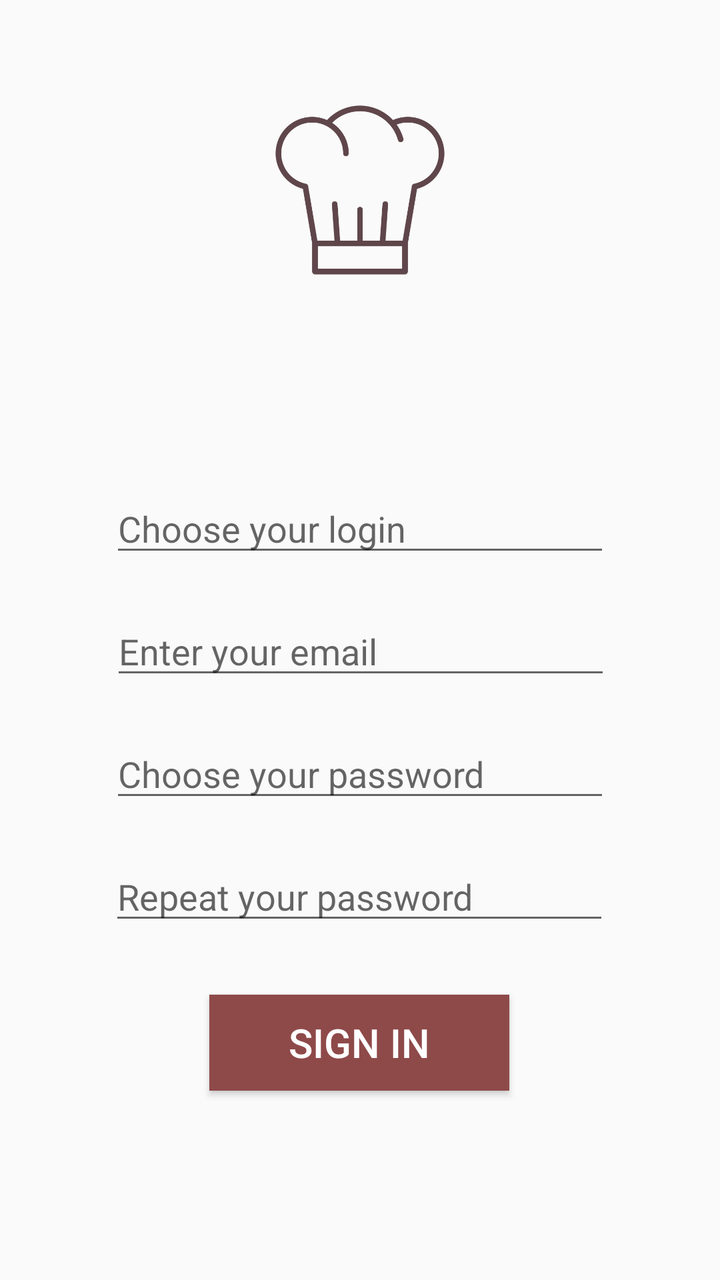
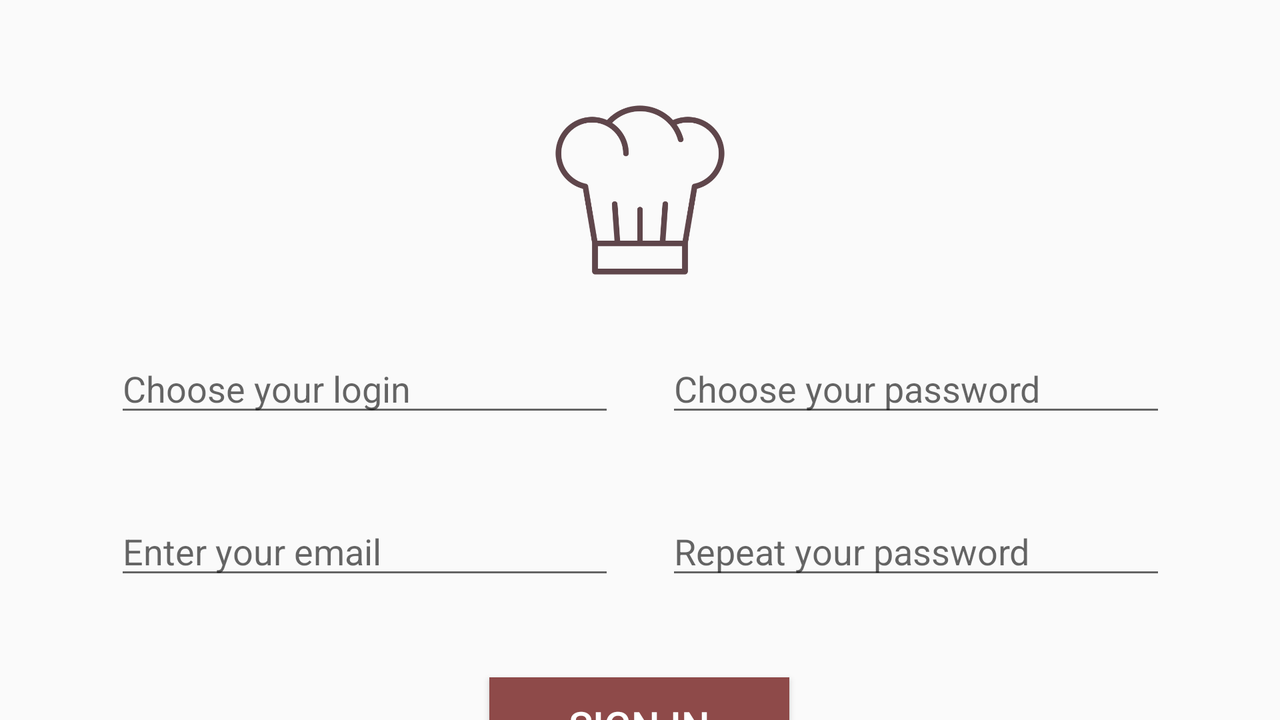

First picture: res/layout/ on a phone held upright. Second picture: the repository's own variant of that layout, on a device whose configuration matches the variant's folder. Source for both follows.
<!-- AndroidManifest.xml: application theme AppTheme -->
<!-- res/layout/sign_up_fragment.xml -->
<?xml version="1.0" encoding="utf-8"?>
<androidx.constraintlayout.widget.ConstraintLayout xmlns:android="http://schemas.android.com/apk/res/android"
    xmlns:app="http://schemas.android.com/apk/res-auto"
    xmlns:tools="http://schemas.android.com/tools"
    android:layout_width="match_parent"
    android:layout_height="match_parent"
    tools:context=".LoginActivity">

    <ImageView
        android:id="@+id/logo"
        android:layout_width="90dp"
        android:layout_height="90dp"
        android:layout_marginTop="50dp"
        app:layout_constraintEnd_toEndOf="parent"
        app:layout_constraintHorizontal_bias="0.5"
        app:layout_constraintStart_toStartOf="parent"
        app:layout_constraintTop_toTopOf="parent"
        app:srcCompat="@drawable/recipe"
        android:contentDescription="@string/logo" />

    <EditText
        android:id="@+id/login"
        android:inputType="text"
        android:layout_width="250dp"
        android:layout_height="wrap_content"
        android:layout_marginTop="242dp"
        android:hint="@string/choose_your_login"
        app:layout_constraintEnd_toEndOf="parent"
        app:layout_constraintHorizontal_bias="0.5"
        app:layout_constraintStart_toStartOf="parent"
        app:layout_constraintTop_toTopOf="parent" />

    <EditText
        android:id="@+id/email"
        android:layout_width="250dp"
        android:layout_height="wrap_content"
        android:layout_marginTop="20dp"
        android:hint="@string/enter_your_email"
        android:inputType="textEmailAddress"
        app:layout_constraintEnd_toEndOf="parent"
        app:layout_constraintHorizontal_bias="0.503"
        app:layout_constraintStart_toStartOf="parent"
        app:layout_constraintTop_toBottomOf="@+id/login" />

    <EditText
        android:id="@+id/password"
        android:layout_width="250dp"
        android:layout_height="wrap_content"
        android:layout_marginTop="20dp"
        android:hint="@string/choose_your_password"
        android:inputType="textPassword"
        app:layout_constraintEnd_toEndOf="parent"
        app:layout_constraintHorizontal_bias="0.5"
        app:layout_constraintStart_toStartOf="parent"
        app:layout_constraintTop_toBottomOf="@+id/email" />

    <EditText
        android:id="@+id/passwordRepeat"
        android:layout_width="250dp"
        android:layout_height="wrap_content"
        android:layout_marginTop="20dp"
        android:hint="@string/repeat_your_password"
        android:inputType="textPassword"
        app:layout_constraintEnd_toEndOf="parent"
        app:layout_constraintHorizontal_bias="0.496"
        app:layout_constraintStart_toStartOf="parent"
        app:layout_constraintTop_toBottomOf="@+id/password" />

    <Button
        android:id="@+id/signUpButton"
        style="@style/ButtonStyle"
        android:layout_width="150dp"
        android:layout_height="wrap_content"
        android:layout_marginTop="30dp"
        android:background="@color/colorAccent"
        android:text="@string/sign_in"
        app:layout_constraintEnd_toEndOf="parent"
        app:layout_constraintHorizontal_bias="0.498"
        app:layout_constraintStart_toStartOf="parent"
        app:layout_constraintTop_toBottomOf="@+id/passwordRepeat" />
</androidx.constraintlayout.widget.ConstraintLayout>
<!-- resources referenced by this layout -->
<resources>
  <color name="colorAccent">#8e4a49</color>
  <!-- drawable recipe: png bitmap (drawable, 21212 bytes) -->
  <string name="choose_your_login">Choose your login</string>
  <string name="choose_your_password">Choose your password</string>
  <string name="enter_your_email">Enter your email</string>
  <string name="logo">Logo</string>
  <string name="repeat_your_password">Repeat your password</string>
  <string name="sign_in">Sign In</string>
  <style name="ButtonStyle">
          <item name="android:background">@color/colorAccent</item>
          <item name="android:textColor">@color/white</item>
          <item name="android:textSize">20sp</item>
      </style>
  <style name="AppTheme" parent="Theme.AppCompat.Light.DarkActionBar">
          
          <item name="colorPrimary">@color/colorPrimary</item>
          <item name="colorPrimaryDark">@color/colorPrimaryDark</item>
          <item name="colorAccent">@color/colorAccent</item>
      </style>
  <color name="white">#ffffff</color>
  <color name="colorPrimary">#7daa92</color>
  <color name="colorPrimaryDark">#5f464b</color>
</resources>
<!-- res/layout-land/sign_up_fragment.xml (the repository's variant of the layout above) -->
<!-- drawn on the phone turned sideways -->
<?xml version="1.0" encoding="utf-8"?>
<androidx.constraintlayout.widget.ConstraintLayout xmlns:android="http://schemas.android.com/apk/res/android"
    xmlns:app="http://schemas.android.com/apk/res-auto"
    xmlns:tools="http://schemas.android.com/tools"
    android:layout_width="match_parent"
    android:layout_height="match_parent"
    tools:context=".login.LoginActivity">

    <ImageView
        android:id="@+id/logo"
        android:layout_width="90dp"
        android:layout_height="90dp"
        android:layout_marginTop="50dp"
        app:layout_constraintEnd_toEndOf="parent"
        app:layout_constraintHorizontal_bias="0.5"
        app:layout_constraintStart_toStartOf="parent"
        app:layout_constraintTop_toTopOf="parent"
        app:srcCompat="@drawable/recipe"
        android:contentDescription="@string/logo" />

    <EditText
        android:id="@+id/login"
        android:layout_width="250dp"
        android:layout_height="wrap_content"
        android:layout_marginTop="172dp"
        android:hint="@string/choose_your_login"
        android:inputType="text"
        app:layout_constraintEnd_toEndOf="parent"
        app:layout_constraintHorizontal_bias="0.147"
        app:layout_constraintStart_toStartOf="parent"
        app:layout_constraintTop_toTopOf="parent" />

    <EditText
        android:id="@+id/email"
        android:layout_width="250dp"
        android:layout_height="wrap_content"
        android:layout_marginTop="40dp"
        android:hint="@string/enter_your_email"
        android:inputType="textEmailAddress"
        app:layout_constraintEnd_toEndOf="parent"
        app:layout_constraintHorizontal_bias="0.147"
        app:layout_constraintStart_toStartOf="parent"
        app:layout_constraintTop_toBottomOf="@+id/login" />

    <EditText
        android:id="@+id/password"
        android:layout_width="250dp"
        android:layout_height="wrap_content"
        android:layout_marginTop="172dp"
        android:hint="@string/choose_your_password"
        android:inputType="textPassword"
        app:layout_constraintEnd_toEndOf="parent"
        app:layout_constraintHorizontal_bias="0.854"
        app:layout_constraintStart_toStartOf="parent"
        app:layout_constraintTop_toTopOf="parent" />

    <EditText
        android:id="@+id/passwordRepeat"
        android:layout_width="250dp"
        android:layout_height="wrap_content"
        android:layout_marginTop="40dp"
        android:hint="@string/repeat_your_password"
        android:inputType="textPassword"
        app:layout_constraintEnd_toEndOf="parent"
        app:layout_constraintHorizontal_bias="0.854"
        app:layout_constraintStart_toStartOf="parent"
        app:layout_constraintTop_toBottomOf="@+id/password" />

    <Button
        android:id="@+id/signUpButton"
        style="@style/ButtonStyle"
        android:layout_width="150dp"
        android:layout_height="wrap_content"
        android:layout_marginTop="44dp"
        android:background="@color/colorAccent"
        android:text="@string/sign_in"
        app:layout_constraintEnd_toEndOf="parent"
        app:layout_constraintHorizontal_bias="0.499"
        app:layout_constraintStart_toStartOf="parent"
        app:layout_constraintTop_toBottomOf="@+id/passwordRepeat" />
</androidx.constraintlayout.widget.ConstraintLayout>
